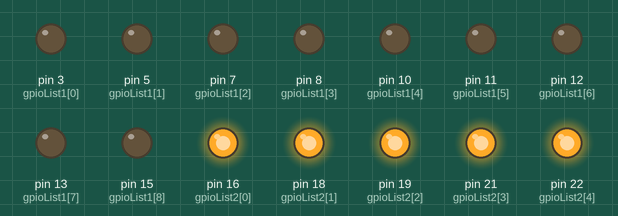
This program was run on a simulated Raspberry Pi (header pin numbers). Parts: output pins drawn as LEDs (lit = HIGH). What the program prints to the terminal is not drawn.

Above: at 0.1 s.
Timing chart, 0 to 1.6 s (numbered marks = the images above):
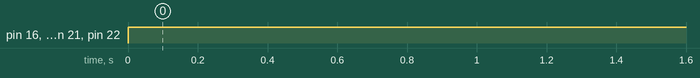

The program:

gpio_example.py
```python
#!/usr/bin/python

import RPi.GPIO as GPIO
import time
#import logging

#logging.basicConfig(format='%(levelname)s-%(asctime)s: %(message)s', datefmt='%m/%d/%Y %I:%M:%S %p', level=logging.DEBUG,filename='/App/gpio.log')

# Set GPIO mode: GPIO.BCM or GPIO.BOARD
GPIO.setmode(GPIO.BOARD)
GPIO.setwarnings(False)

# GPIO pins list based on GPIO.BOARD
gpioList1 = [3,5,7,8,10,11,12,13,15]
gpioList2 = [16,18,19,21,22,23,24,26]

#gpioList1 = [3,5,7]
#gpioList2 = [16,18]

# Set mode for each gpio pin
GPIO.setup(gpioList1, GPIO.OUT)
GPIO.setup(gpioList2, GPIO.OUT)

while True:
	# Change gpio pins in list 1 from low to high and list 2 from high to low
	GPIO.output(gpioList1, 0)
	GPIO.output(gpioList2, 1)
	time.sleep(10)
        print('geethu')

	# Change gpio pin in list 1 from high to low and list 2 from low to high
	#GPIO.output(gpioList1, 0)
	#GPIO.output(gpioList2, 1)
	#time.sleep(1)

# Reset all gpio pin
GPIO.cleanup()
```

Measured:
- by itself, pin 16 (gpioList2[0]), pin 18 (gpioList2[1]), pin 19 (gpioList2[2]), pin 21 (gpioList2[3]), pin 22 (gpioList2[4]): LOW → HIGH at 0.00 s
